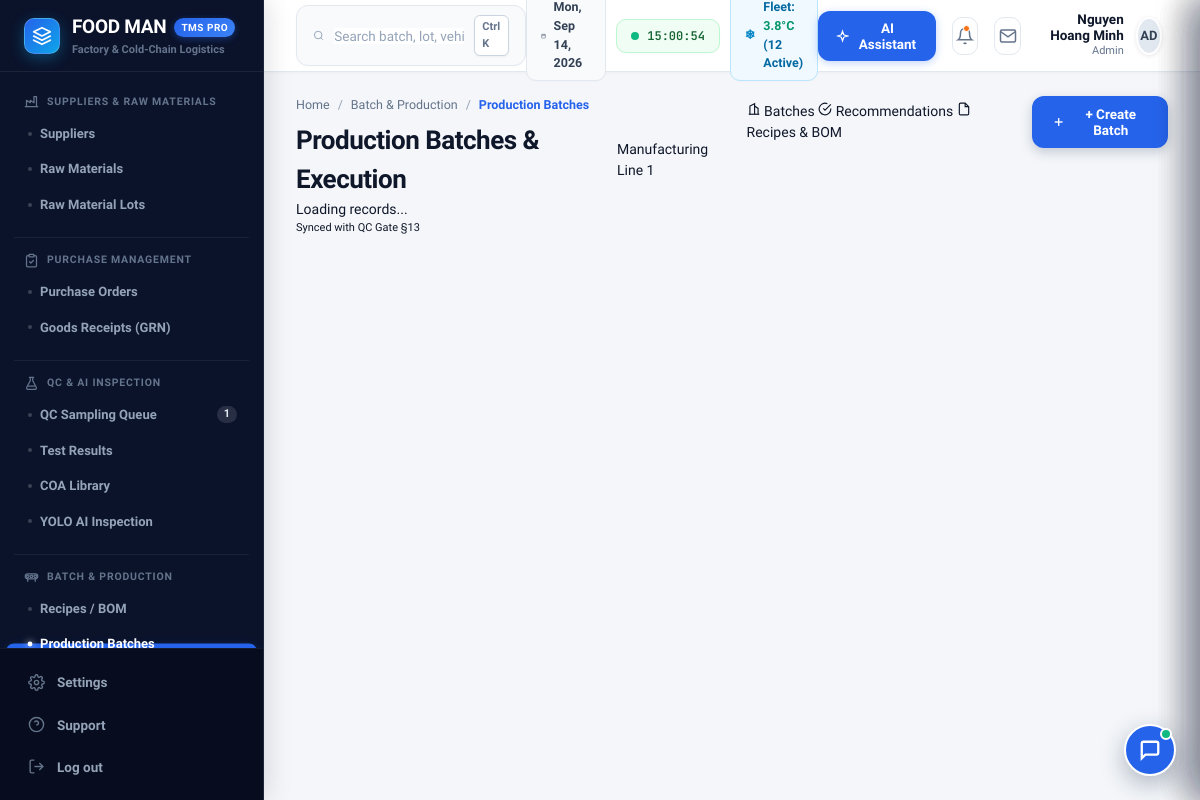
The page /production (signed in) on the database its author committed.
### models/user.py (models this page shows, shortened)
class User(Base):
    __tablename__ = 'users'
    id = Column(Integer, primary_key=True, autoincrement=True)
    email = Column(String(120), unique=True, nullable=False, index=True)
    password_hash = Column(String(255), nullable=False)
    full_name = Column(String(100), nullable=False)
    role = Column(String(50), nullable=False, default=RoleEnum.PRODUCTION.value)
    avatar_initials = Column(String(10), default="FM")
    department = Column(String(100), default="Operations")
    is_active = Column(Boolean, default=True, nullable=False)
    created_at = Column(DateTime, default=datetime.datetime.utcnow)
    def is_admin(self) -> bool:
        return self.role == RoleEnum.ADMIN.value

### routes/production.py (the view)
@production_bp.route('/production')
@login_required
@role_required(RoleEnum.PRODUCTION, RoleEnum.ADMIN)
def index():
    view = request.args.get('view', 'batches')
    user = get_current_user()
    user_role = RoleEnum(user.role) if user and user.role in [r.value for r in RoleEnum] else RoleEnum.PRODUCTION
    permitted_modules = ROLE_MODULE_PERMISSIONS.get(user_role, ['production', 'alerts'])
    return render_template(
        'production.html',
        active_view=view,
        current_module='production',
        user=user,
        permitted_modules=permitted_modules
    )

### templates/production.html (shortened to what this page needs)
{% extends "base.html" %}
{% block content %}
<div class="procurement-container">
  <div class="page-header-row">
    <div>
      <nav class="breadcrumb-strip">
        <span>Home</span>
        <span style="color:var(--text-light)">/</span>
        <span>Batch & Production</span>
        <span style="color:var(--text-light)">/</span>
        <span class="active-crumb">
          {% if active_view == 'recommendations' %}BOM Readiness & Recommendations
          {% elif active_view == 'recipes' %}Recipes & BOM
          {% else %}Production Batches
          {% endif %}
        </span>
      </nav>
      <div style="display:flex;align-items:center;gap:12px;">
        <h1 class="page-title-main">
          {% if active_view == 'recommendations' %}BOM Planning & Readiness
          {% elif active_view == 'recipes' %}Recipes & Bill of Materials
          {% else %}Production Batches & Execution
          {% endif %}
        </h1>
        <span class="role-badge-pill" id="productionCountBadge">Manufacturing Line 1</span>
      </div>
    </div>
    <div style="display:flex;align-items:center;gap:12px;">
      <div class="view-mode-pills">
        <a href="{{ url_for('production.index', view='batches') }}"
           class="view-pill-btn {% if active_view == 'batches' or not active_view %}active{% endif %}">
          <svg width="14" height="14" viewBox="0 0 24 24" fill="none" stroke="currentColor" stroke-width="2"><path d="M3 21h18"></path><path d="M5 21V7l8-4v18"></path><path d="M19 21V11l-6-4"></path></svg>
          <span>Batches</span>
        </a>
        <a href="{{ url_for('production.index', view='recommendations') }}"
           class="view-pill-btn {% if active_view == 'recommendations' %}active{% endif %}">
          <svg width="14" height="14" viewBox="0 0 24 24" fill="none" stroke="currentColor" stroke-width="2"><path d="M22 11.08V12a10 10 0 1 1-5.93-9.14"></path><polyline points="22 4 12 14.01 9 11.01"></polyline></svg>
          <span>Recommendations</span>
        </a>
        <a href="{{ url_for('production.index', view='recipes') }}"
           class="view-pill-btn {% if active_view == 'recipes' %}active{% endif %}">
          <svg width="14" height="14" viewBox="0 0 24 24" fill="none" stroke="currentColor" stroke-width="2"><path d="M14 2H6a2 2 0 0 0-2 2v16a2 2 0 0 0 2 2h12a2 2 0 0 0 2-2V8z"></path><polyline points="14 2 14 8 20 8"></polyline></svg>
          <span>Recipes & BOM</span>
        </a>
      </div>
      {% if active_view == 'recipes' %}
      <button class="btn-primary-action" id="btnOpenRecipeModal" onclick="ProductionApp.openRecipeModal()">
        <svg width="16" height="16" viewBox="0 0 24 24" fill="none" stroke="currentColor" stroke-width="2.5"><line x1="12" y1="5" x2="12" y2="19"></line><line x1="5" y1="12" x2="19" y2="12"></line></svg>
        <span>+ Add Recipe</span>
      </button>
      {% else %}
      <button class="btn-primary-action" id="btnOpenBatchWizard" onclick="ProductionApp.openWizard()">
        <svg width="16" height="16" viewBox="0 0 24 24" fill="none" stroke="currentColor" stroke-width="2.5"><line x1="12" y1="5" x2="12" y2="19"></line><line x1="5" y1="12" x2="19" y2="12"></line></svg>
        <span>+ Create Batch</span>
      </button>
      {% endif %}
    </div>
  </div>
  <div class="procurement-main-content">
    <div class="content-summary-header">
      <div class="count-indicator">
        <span class="count-bold" id="totalRecordsCount">Loading records...</span>
      </div>
      <div style="display:flex;gap:10px;align-items:center;">
        <span class="status-pill status-pill-approved" style="font-size:11px;">
           Synced with QC Gate §13
        </span>
      </div>
    </div>
  </div>
</div>
{% endblock %}

### templates/base.html (shortened to what this page needs)
<!DOCTYPE html>
<html lang="en">
<head>
  <link rel="stylesheet" href="{{ url_for('static', filename='css/design-system.css') }}">
</head>
<body>
  <div class="app-shell">
    <aside class="sidebar">
      <div class="sidebar-header">
        <div class="brand-icon">
          <svg viewBox="0 0 24 24" fill="none" stroke="currentColor" stroke-width="2" stroke-linecap="round" stroke-linejoin="round">
            <path d="M12 2L2 7l10 5 10-5-10-5zM2 17l10 5 10-5M2 12l10 5 10-5"></path>
          </svg>
        </div>
        <div class="brand-info">
          <div class="brand-text-title">
            FOOD MAN
            <span class="brand-badge">TMS PRO</span>
          </div>
          <div class="brand-text-sub">Factory & Cold-Chain Logistics</div>
        </div>
      </div>
      <nav class="sidebar-menu">
        {% if 'procurement' in permitted_modules %}
        <div class="nav-workflow-group">
          <div class="nav-group-header">
            <svg class="nav-group-icon" viewBox="0 0 24 24" fill="none" stroke="currentColor" stroke-width="2" stroke-linecap="round" stroke-linejoin="round">
              <path d="M2 20h20"></path>
              <path d="M4 20V10l6 4V10l6 4V4h4v16"></path>
            </svg>
            <span>Suppliers & Raw Materials</span>
          </div>
          <div class="nav-group-items">
            <a href="{{ url_for('procurement.index', view='suppliers') }}"
               class="nav-workflow-link {% if current_module == 'procurement' and active_view == 'suppliers' %}active{% endif %}"
               title="Suppliers Directory">
              <span>Suppliers</span>
            </a>
            <a href="{{ url_for('procurement.index', view='raw-materials') }}"
               class="nav-workflow-link {% if current_module == 'procurement' and active_view == 'raw-materials' %}active{% endif %}"
               title="Raw Materials & Catalog">
              <span>Raw Materials</span>
            </a>
            <a href="{{ url_for('procurement.index', view='lots') }}"
               class="nav-workflow-link {% if current_module == 'procurement' and active_view == 'lots' %}active{% endif %}"
               title="Raw Material Lots & Intake">
              <span>Raw Material Lots</span>
            </a>
          </div>
        </div>
        {% endif %}
        {% if 'procurement' in permitted_modules %}
        <div class="nav-workflow-group">
          <div class="nav-group-header">
            <span>Purchase Management</span>
          </div>
          <div class="nav-group-items">
            <a href="{{ url_for('procurement.index', view='po') }}"
               class="nav-workflow-link {% if current_module == 'procurement' and active_view == 'po' %}active{% endif %}"
               title="Purchase Orders">
              <span>Purchase Orders</span>
            </a>
            <a href="{{ url_for('procurement.index', view='grn') }}"
               class="nav-workflow-link {% if current_module == 'procurement' and active_view == 'grn' %}active{% endif %}"
               title="Goods Receipt Notes">
              <span>Goods Receipts (GRN)</span>
            </a>
          </div>
        </div>
        {% endif %}
        {% if 'qc' in permitted_modules %}
        <div class="nav-workflow-group">
          <div class="nav-group-header">
            <svg class="nav-group-icon" viewBox="0 0 24 24" fill="none" stroke="currentColor" stroke-width="2" stroke-linecap="round" stroke-linejoin="round">
              <path d="M10 2v5.5L4.4 18c-.8 1.4.2 3.2 1.8 3.2h11.6c1.6 0 2.6-1.8 1.8-3.2L14 7.5V2"></path>
              <path d="M8.5 2h7"></path>
              <path d="M7 16h10"></path>
            </svg>
            <span>QC & AI Inspection</span>
          </div>
          <div class="nav-group-items">
            <a href="{{ url_for('qc.index', view='queue') }}"
               class="nav-workflow-link {% if current_module == 'qc' and (active_view == 'queue' or not active_view) %}active{% endif %}"
               title="QC Sampling Queue">
              <span>QC Sampling Queue</span>
              {% if pending_qc_count and pending_qc_count > 0 %}
                <span class="nav-badge-count">{{ pending_qc_count }}</span>
              {% endif %}
            </a>
            <a href="{{ url_for('qc.index', view='tests') }}"
               class="nav-workflow-link {% if current_module == 'qc' and active_view == 'tests' %}active{% endif %}"
               title="Lab Test Records">
              <span>Test Results</span>
            </a>
            <a href="{{ url_for('qc.index', view='coa') }}"
               class="nav-workflow-link {% if current_module == 'qc' and active_view == 'coa' %}active{% endif %}"
               title="Certificate of Analysis Library">
              <span>COA Library</span>
            </a>
            <a href="{{ url_for('qc.index', view='ai-inspection') }}"
               class="nav-workflow-link {% if current_module == 'qc' and active_view == 'ai-inspection' %}active{% endif %}"
               title="YOLO Inspection Review">
              <span>YOLO AI Inspection</span>
            </a>
          </div>
        </div>
        {% endif %}
        {% if 'production' in permitted_modules %}
        <div class="nav-workflow-group">
          <div class="nav-group-header">
            <span>Batch & Production</span>
          </div>
          <div class="nav-group-items">
            <a href="{{ url_for('production.index', view='recipes') }}"
               class="nav-workflow-link {% if current_module == 'production' and active_view == 'recipes' %}active{% endif %}"
               title="Recipes & BOM Specifications">
              <span>Recipes / BOM</span>
            </a>
            <a href="{{ url_for('production.index', view='batches') }}"
               class="nav-workflow-link {% if current_module == 'production' and (active_view == 'batches' or not active_view) %}active{% endif %}"
               title="Active Production Batches">
              <span>Production Batches</span>
            </a>
          </div>
        </div>
        {% endif %}
      </nav>
      <div class="sidebar-footer">
        <a href="{{ url_for('dashboard.alerts_view') }}" class="sidebar-footer-link" title="Settings">
          <span>Settings</span>
        </a>
        <a href="javascript:void(0)" onclick="document.getElementById('btnChatbotTrigger').click()" class="sidebar-footer-link" title="Support & AI Help">
          <svg viewBox="0 0 24 24" fill="none" stroke="currentColor" stroke-width="2">
            <circle cx="12" cy="12" r="10"></circle>
            <path d="M9.09 9a3 3 0 0 1 5.83 1c0 2-3 3-3 3"></path>
            <line x1="12" y1="17" x2="12.01" y2="17"></line>
          </svg>
          <span>Support</span>
        </a>
        <a href="{{ url_for('auth.logout') }}" class="sidebar-footer-link link-logout" title="Sign out">
          <svg viewBox="0 0 24 24" fill="none" stroke="currentColor" stroke-width="2">
            <path d="M9 21H5a2 2 0 0 1-2-2V5a2 2 0 0 1 2-2h4"></path>
            <polyline points="16 17 21 12 16 7"></polyline>
            <line x1="21" y1="12" x2="9" y2="12"></line>
          </svg>
          <span>Log out</span>
        </a>
      </div>
    </aside>
    <main class="main-shell">
      <header class="topbar">
        <div class="topbar-search-box">
          <svg viewBox="0 0 24 24" fill="none" stroke="currentColor" stroke-width="2">
            <circle cx="11" cy="11" r="8"></circle>
            <line x1="21" y1="21" x2="16.65" y2="16.65"></line>
          </svg>
          <input type="text" id="topbarSearchInput" class="search-field" placeholder="Search batch, lot, vehicle, order..." onkeyup="if(event.key === 'Enter' && this.value.trim()){ window.location.href = '/traceability?q=' + encodeURIComponent(this.value.trim()); }">
          <span class="topbar-kbd-shortcut">Ctrl K</span>
        </div>
        <div class="tms-telemetry-bar">
          <div class="tms-telemetry-chip" title="Today's Operational Date">
            <svg width="14" height="14" viewBox="0 0 24 24" fill="none" stroke="currentColor" stroke-width="2">
              <rect x="3" y="4" width="18" height="18" rx="2" ry="2"></rect>
              <line x1="16" y1="2" x2="16" y2="6"></line>
              <line x1="8" y1="2" x2="8" y2="6"></line>
              <line x1="3" y1="10" x2="21" y2="10"></line>
            </svg>
            <span id="baseLiveDateChip">Wednesday, Sep 9, 2026</span>
          </div>
          <div class="tms-telemetry-chip chip-live" title="Real-time System Clock">
            <span class="tms-pulse-dot"></span>
            <span id="baseLiveTimeChip" class="mono-text">13:35:00</span>
          </div>
          <div class="tms-telemetry-chip chip-reefer" onclick="window.location.href='/warehouse?view=dispatches'" title="Reefer Fleet Cold-Chain IoT Telemetry (Click to inspect)">
            <span style="color:#0284C7;font-weight:700;">❄</span>
            <span>Fleet: <strong style="color:#059669;">3.8°C</strong> (12 Active)</span>
          </div>
        </div>
        <div class="topbar-right-group">
          <button class="btn-axion-ai" id="topbarBtnAiAssistant" onclick="document.getElementById('btnChatbotTrigger').click()" title="FoodMan AI Assistant">
            <svg viewBox="0 0 24 24" fill="none" stroke="currentColor" stroke-width="2.2">
              <path d="M12 3l1.912 5.885a2 2 0 001.272 1.272L21 12l-5.816 1.843a2 2 0 00-1.272 1.272L12 21l-1.912-5.885a2 2 0 00-1.272-1.272L3 12l5.816-1.843a2 2 0 001.272-1.272L12 3z"></path>
            </svg>
            <span>AI Assistant</span>
          </button>
          <button class="btn-topbar-icon" id="btnNotificationBell" onclick="toggleNotificationDropdown()" title="System Notifications">
            <svg viewBox="0 0 24 24" fill="none" stroke="currentColor" stroke-width="2">
              <path d="M18 8A6 6 0 0 0 6 8c0 7-3 9-3 9h18s-3-2-3-9"></path>
              <path d="M13.73 21a2 2 0 0 1-3.46 0"></path>
            </svg>
            <span class="icon-ping-dot"></span>
          </button>
          <button class="btn-topbar-icon" onclick="window.location.href='{{ url_for('dashboard.alerts_view') }}'" title="Alerts & Messages">
            <svg viewBox="0 0 24 24" fill="none" stroke="currentColor" stroke-width="2">
              <path d="M4 4h16c1.1 0 2 .9 2 2v12c0 1.1-.9 2-2 2H4c-1.1 0-2-.9-2-2V6c0-1.1.9-2 2-2z"></path>
              <polyline points="22,6 12,13 2,6"></polyline>
            </svg>
          </button>
          <div class="topbar-user-profile" title="{{ user.full_name if user and user.full_name else 'Aron Ryder' }}">
            <div class="topbar-user-info">
              <span class="topbar-user-name">{{ user.full_name if user and user.full_name else 'Aron Ryder' }}</span>
              <span class="topbar-user-role">{{ user.role if user and user.role else 'Production Engineer' }}</span>
            </div>
            <div class="topbar-user-avatar">
              {{ user.avatar_initials if user and user.avatar_initials else 'AR' }}
            </div>
          </div>
        </div>
      </header>
      <div class="workspace-scroll">
        {% block content %}{% endblock %}
      </div>
    </main>
  </div>
  <button class="btn-chatbot-floating" id="btnChatbotTrigger" title="FoodMan AI Assistant (Operations Copilot)">
    <svg width="22" height="22" viewBox="0 0 24 24" fill="none" stroke="currentColor" stroke-width="2.5">
      <path d="M21 15a2 2 0 0 1-2 2H7l-4 4V5a2 2 0 0 1 2-2h14a2 2 0 0 1 2 2z"></path>
    </svg>
    <span class="chatbot-floating-pulse" title="AI Copilot Online"></span>
  </button>
</body>
</html>

### rows shown on the page
User: full_name "Nguyen Hoang Minh", role "Admin", avatar_initials "AD"

### other values the page prints
{{ pending_qc_count }} "1"
